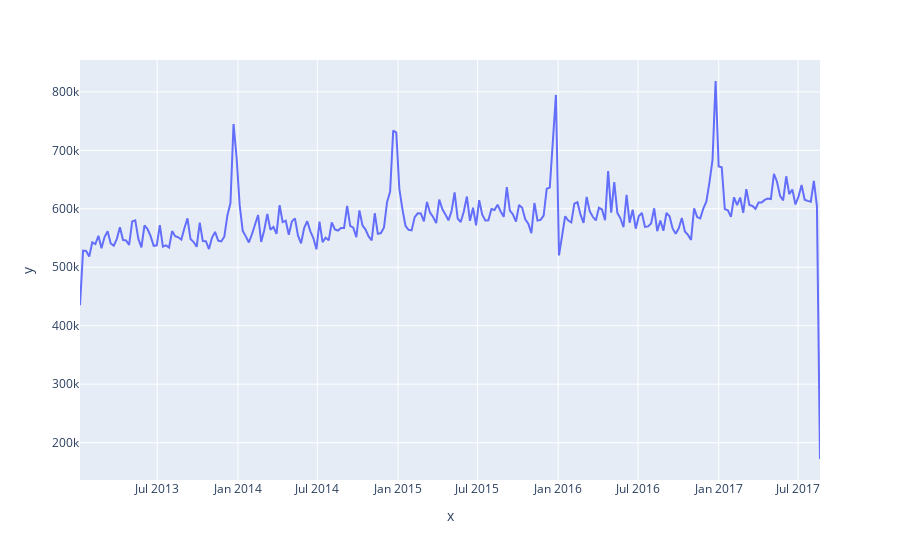
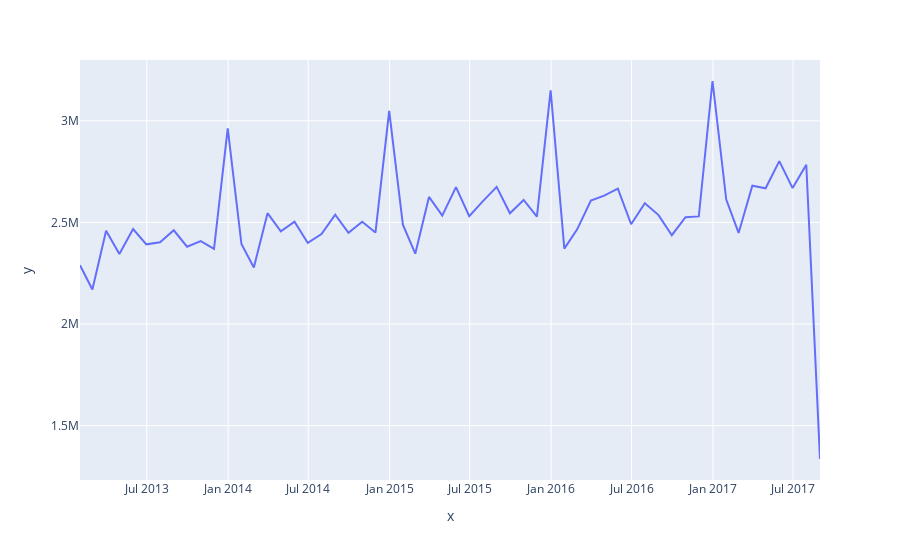
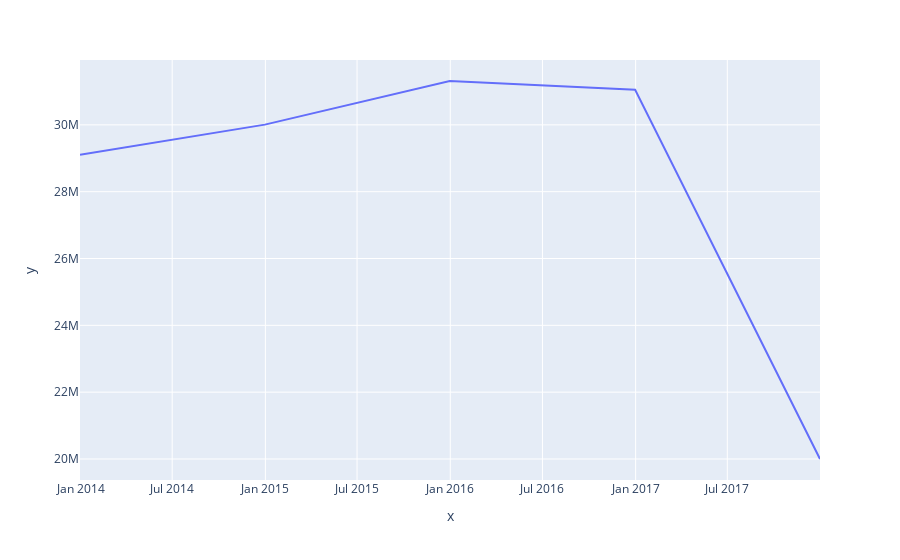

The notebook cell these images were saved under, in order:
### Markdown cell above
#### Transactions

### Code cell
# Graph of trends
patterns = ['W','M','A']

for pattern in patterns:
        #create new DataFrame
    resample_df = pd.DataFrame()

    #create 'sales' column that summarizes total sales by week
    resample_df['sales'] = transact_df['transactions'].resample(pattern).sum()
    #plot weekly sales data
    
    fig = px.line(x=resample_df.index, y=resample_df.sales) 

    # Creating the Figure instance
 
# showing the plot
    fig.show()

### Figure 1 — Plotly figure (JSON) as saved in the notebook; plotly's stock layout.template omitted (floating-point values rounded to 4 significant figures; data arrays with more than 128 entries replaced by an {"elided": "..."} marker saying what was removed)
{"data": [{"hovertemplate": "x=%{x}<br>y=%{y}<extra></extra>", "legendgroup": "", "line": {"color": "#636efa", "dash": "solid"}, "marker": {"symbol": "circle"}, "mode": "lines", "name": "", "orientation": "v", "showlegend": false, "type": "scatter", "x": {"elided": "242 str values"}, "xaxis": "x", "y": {"elided": "242 int values"}, "yaxis": "y"}], "layout": {"legend": {"tracegroupgap": 0}, "margin": {"t": 60}, "xaxis": {"anchor": "y", "domain": [0, 1], "title": {"text": "x"}}, "yaxis": {"anchor": "x", "domain": [0, 1], "title": {"text": "y"}}}}

### Figure 2 — Plotly figure (JSON) as saved in the notebook; plotly's stock layout.template omitted (floating-point values rounded to 4 significant figures)
{"data": [{"hovertemplate": "x=%{x}<br>y=%{y}<extra></extra>", "legendgroup": "", "line": {"color": "#636efa", "dash": "solid"}, "marker": {"symbol": "circle"}, "mode": "lines", "name": "", "orientation": "v", "showlegend": false, "type": "scatter", "x": ["2013-01-31T00:00:00", "2013-02-28T00:00:00", "2013-03-31T00:00:00", "2013-04-30T00:00:00", "2013-05-31T00:00:00", "2013-06-30T00:00:00", "2013-07-31T00:00:00", "2013-08-31T00:00:00", "2013-09-30T00:00:00", "2013-10-31T00:00:00", "2013-11-30T00:00:00", "2013-12-31T00:00:00", "2014-01-31T00:00:00", "2014-02-28T00:00:00", "2014-03-31T00:00:00", "2014-04-30T00:00:00", "2014-05-31T00:00:00", "2014-06-30T00:00:00", "2014-07-31T00:00:00", "2014-08-31T00:00:00", "2014-09-30T00:00:00", "2014-10-31T00:00:00", "2014-11-30T00:00:00", "2014-12-31T00:00:00", "2015-01-31T00:00:00", "2015-02-28T00:00:00", "2015-03-31T00:00:00", "2015-04-30T00:00:00", "2015-05-31T00:00:00", "2015-06-30T00:00:00", "2015-07-31T00:00:00", "2015-08-31T00:00:00", "2015-09-30T00:00:00", "2015-10-31T00:00:00", "2015-11-30T00:00:00", "2015-12-31T00:00:00", "2016-01-31T00:00:00", "2016-02-29T00:00:00", "2016-03-31T00:00:00", "2016-04-30T00:00:00", "2016-05-31T00:00:00", "2016-06-30T00:00:00", "2016-07-31T00:00:00", "2016-08-31T00:00:00", "2016-09-30T00:00:00", "2016-10-31T00:00:00", "2016-11-30T00:00:00", "2016-12-31T00:00:00", "2017-01-31T00:00:00", "2017-02-28T00:00:00", "2017-03-31T00:00:00", "2017-04-30T00:00:00", "2017-05-31T00:00:00", "2017-06-30T00:00:00", "2017-07-31T00:00:00", "2017-08-31T00:00:00"], "xaxis": "x", "y": [2289558, 2169615, 2458683, 2344905, 2467465, 2392206, 2401968, 2461139, 2380462, 2408440, 2369866, 2962866, 2393528, 2278167, 2545427, 2455666, 2503262, 2399144, 2442341, 2537572, 2449131, 2503310, 2450298, 3049083, 2489059, 2345984, 2625500, 2533355, 2673911, 2530903, 2604784, 2675057, 2545252, 2610484, 2528193, 3149888, 2371205, 2465798, 2607658, 2631797, 2666157, 2491063, 2594087, 2536111, 2436974, 2526000, 2529516, 3195971, 2612848, 2448370, 2680645, 2667808, 2801884, 2668863, 2784026, 1335692], "yaxis": "y"}], "layout": {"legend": {"tracegroupgap": 0}, "margin": {"t": 60}, "xaxis": {"anchor": "y", "domain": [0, 1], "title": {"text": "x"}}, "yaxis": {"anchor": "x", "domain": [0, 1], "title": {"text": "y"}}}}

### Figure 3 — Plotly figure (JSON) as saved in the notebook; plotly's stock layout.template omitted (floating-point values rounded to 4 significant figures)
{"data": [{"hovertemplate": "x=%{x}<br>y=%{y}<extra></extra>", "legendgroup": "", "line": {"color": "#636efa", "dash": "solid"}, "marker": {"symbol": "circle"}, "mode": "lines", "name": "", "orientation": "v", "showlegend": false, "type": "scatter", "x": ["2013-12-31T00:00:00", "2014-12-31T00:00:00", "2015-12-31T00:00:00", "2016-12-31T00:00:00", "2017-12-31T00:00:00"], "xaxis": "x", "y": [29107173, 30006929, 31312370, 31052337, 20000136], "yaxis": "y"}], "layout": {"legend": {"tracegroupgap": 0}, "margin": {"t": 60}, "xaxis": {"anchor": "y", "domain": [0, 1], "title": {"text": "x"}}, "yaxis": {"anchor": "x", "domain": [0, 1], "title": {"text": "y"}}}}
